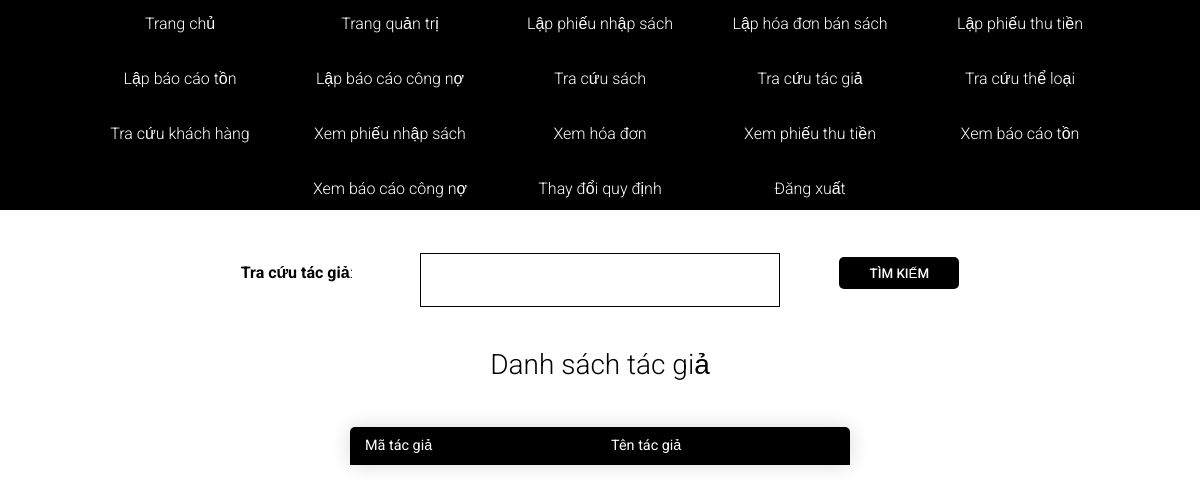
The app's page /bookstore/search-authors/ (signed in), older data.
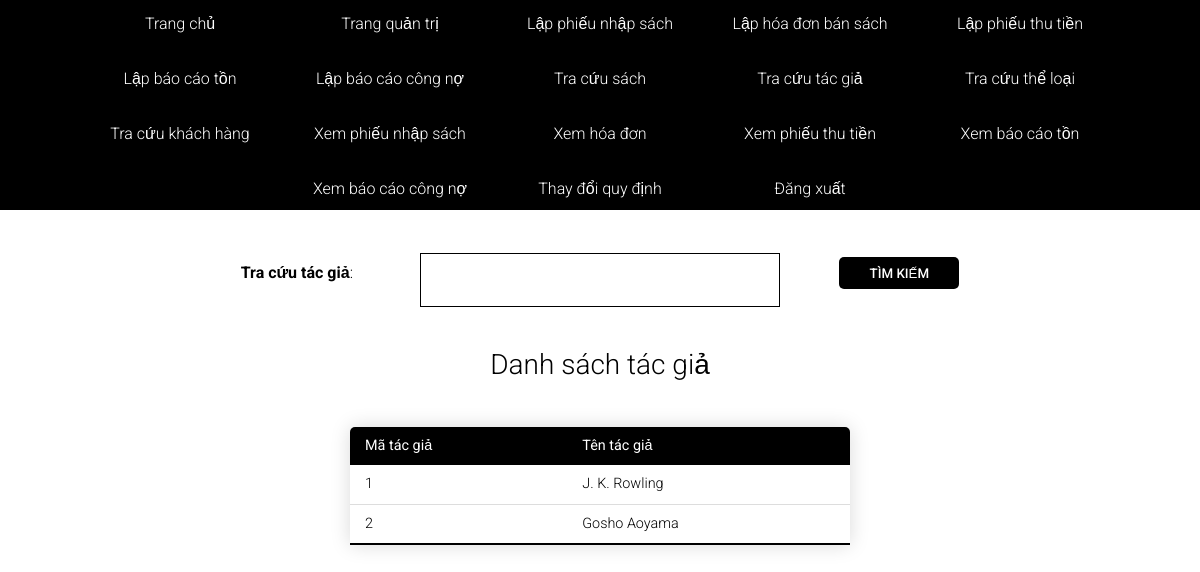
The same page, newer data.
### bookstore/models.py (models this page shows, shortened)
class TacGia(models.Model):
    ma_tac_gia = models.AutoField(auto_created=True, primary_key=True)
    ten_tac_gia = models.CharField(max_length=40, null=True, blank=True)

### bookstore/views.py (the view)
# urls.py: path('search-authors/', views.searchAuthors, name="search-authors"),
@login_required(login_url="login")
def searchAuthors(request):
    search_query = ''
    if request.GET.get('search_query'):
        search_query = request.GET.get('search_query')
    authors = TacGia.objects.filter(
        Q(ma_tac_gia__icontains=search_query) |
        Q(ten_tac_gia__icontains=search_query)
    )
    context = {'authors': authors, 'search_query': search_query}
    return render(request, 'bookstore/search-authors.html', context)

### bookstore/templates/bookstore/search-authors.html (shortened to what this page needs)
<!DOCTYPE html>
{% load static %}
<html lang="en">
    <head>
        <link rel="stylesheet" href="{% static 'styles/reset.css' %}">
        <link rel="stylesheet" href="{% static 'styles/search-authors.css' %}">
        <link rel="stylesheet" href="{% static 'styles/font-awesome.min.css' %}">
    </head>
    <body>
        <nav>
            {% include 'navbar.html' %}
        </nav>
        <form class="form" action="{% url 'search-authors' %}" method="get">
            <label for="authors-search"><b>Tra cứu tác giả</b>:</label>
            <input type="search" id="authors-search" name="search_query" value="{{search_query}}">
            <input type="submit" value="Tìm kiếm">
        </form>
        <div class="author-table">
			<h1>Danh sách tác giả</h1>
			<table class="content-table">
				<thead>
					<tr>
						<th>Mã tác giả</th>
						<th>Tên tác giả</th>
					</tr>
				</thead>
				<tbody>
					{% for author in authors %}
					<tr>
						<td>{{author.ma_tac_gia}}</td>
						<td>{{author.ten_tac_gia}}</td>
					</tr>
					{% endfor %}
				</tbody>
			</table>
		</div>
    </body>
</html>

Row changes from the older to the newer data that the page shows:
added TacGia: ma_tac_gia "1", ten_tac_gia "J. K. Rowling"
added TacGia: ma_tac_gia "2", ten_tac_gia "Gosho Aoyama"
